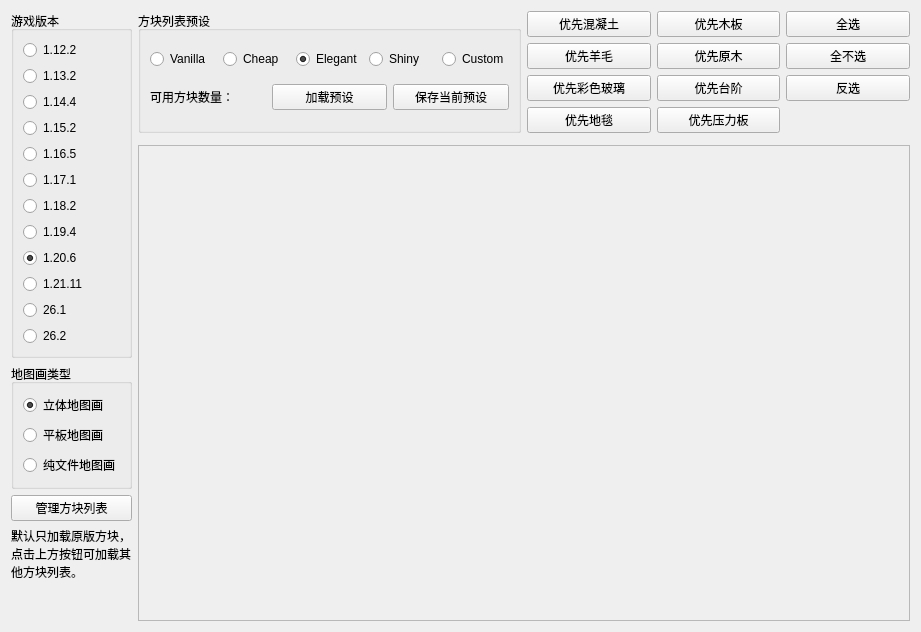
      <widget class="QWidget" name="tab">
       <attribute name="title">
        <string>地图画配置</string>
       </attribute>
       <layout class="QGridLayout" name="gridLayout_2" columnstretch="1,0,10,10">
        <item row="0" column="2">
         <widget class="QGroupBox" name="groupBox_3">
          <property name="title">
           <string>方块列表预设</string>
          </property>
          <layout class="QGridLayout" name="gridLayout_5">
           <item row="1" column="0">
            <widget class="QLabel" name="lb_avaliable_colors">
             <property name="text">
              <string>可用方块数量：</string>
             </property>
            </widget>
           </item>
           <item row="1" column="2">
            <widget class="QPushButton" name="pb_save_preset">
             <property name="text">
              <string>保存当前预设</string>
             </property>
            </widget>
           </item>
           <item row="1" column="1">
            <widget class="QPushButton" name="pb_load_preset">
             <property name="text">
              <string>加载预设</string>
             </property>
            </widget>
           </item>
           <item row="0" column="0" colspan="3">
            <layout class="QHBoxLayout" name="horizontalLayout">
             <property name="topMargin">
              <number>0</number>
             </property>
             <item>
              <widget class="QRadioButton" name="rb_preset_vanilla">
               <property name="text">
                <string notr="true">Vanilla</string>
               </property>
              </widget>
             </item>
             <item>
              <widget class="QRadioButton" name="rb_preset_cheap">
               <property name="text">
                <string notr="true">Cheap</string>
               </property>
              </widget>
             </item>
             <item>
              <widget class="QRadioButton" name="rb_preset_elegant">
               <property name="text">
                <string notr="true">Elegant</string>
               </property>
               <property name="checked">
                <bool>true</bool>
               </property>
              </widget>
             </item>
             <item>
              <widget class="QRadioButton" name="rb_preset_shiny">
               <property name="text">
                <string notr="true">Shiny</string>
               </property>
              </widget>
             </item>
             <item>
              <widget class="QRadioButton" name="rb_preset_custom">
               <property name="text">
                <string notr="true">Custom</string>
               </property>
              </widget>
             </item>
            </layout>
           </item>
          </layout>
         </widget>
        </item>
        <item row="0" column="0" rowspan="3">
         <layout class="QVBoxLayout" name="verticalLayout">
          <property name="leftMargin">
           <number>0</number>
          </property>
          <property name="topMargin">
           <number>0</number>
          </property>
          <property name="rightMargin">
           <number>0</number>
          </property>
          <property name="bottomMargin">
           <number>0</number>
          </property>
          <item>
           <widget class="QGroupBox" name="groupBox">
            <property name="title">
             <string>游戏版本</string>
            </property>
            <layout class="QGridLayout" name="gridLayout_3">
             <item row="11" column="0">
              <widget class="QRadioButton" name="rb_ver26_1">
               <property name="text">
                <string notr="true">26.1</string>
               </property>
              </widget>
             </item>
             <item row="10" column="0">
              <widget class="QRadioButton" name="rb_ver21">
               <property name="text">
                <string notr="true">1.21.11</string>
               </property>
              </widget>
             </item>
             <item row="7" column="0">
              <widget class="QRadioButton" name="rb_ver18">
               <property name="text">
                <string notr="true">1.18.2</string>
               </property>
              </widget>
             </item>
             <item row="6" column="0">
              <widget class="QRadioButton" name="rb_ver17">
               <property name="text">
                <string notr="true">1.17.1</string>
               </property>
              </widget>
             </item>
             <item row="3" column="0">
              <widget class="QRadioButton" name="rb_ver14">
               <property name="text">
                <string notr="true">1.14.4</string>
               </property>
              </widget>
             </item>
             <item row="4" column="0">
              <widget class="QRadioButton" name="rb_ver15">
               <property name="text">
                <string notr="true">1.15.2</string>
               </property>
              </widget>
             </item>
             <item row="5" column="0">
              <widget class="QRadioButton" name="rb_ver16">
               <property name="text">
                <string notr="true">1.16.5</string>
               </property>
              </widget>
             </item>
             <item row="0" column="0">
              <widget class="QRadioButton" name="rb_ver12">
               <property name="text">
                <string notr="true">1.12.2</string>
               </property>
              </widget>
             </item>
             <item row="8" column="0">
              <widget class="QRadioButton" name="rb_ver19">
               <property name="text">
                <string notr="true">1.19.4</string>
               </property>
               <property name="checked">
                <bool>false</bool>
               </property>
              </widget>
             </item>
             <item row="9" column="0">
              <widget class="QRadioButton" name="rb_ver20">
               <property name="enabled">
                <bool>true</bool>
               </property>
               <property name="text">
                <string notr="true">1.20.6</string>
               </property>
               <property name="checked">
                <bool>true</bool>
               </property>
              </widget>
             </item>
             <item row="2" column="0">
              <widget class="QRadioButton" name="rb_ver13">
               <property name="text">
                <string notr="true">1.13.2</string>
               </property>
              </widget>
             </item>
             <item row="12" column="0">
              <widget class="QRadioButton" name="rb_ver26_2">
               <property name="text">
                <string notr="true">26.2</string>
               </property>
              </widget>
             </item>
            </layout>
           </widget>
          </item>
          <item>
           <widget class="QGroupBox" name="groupBox_2">
            <property name="title">
             <string>地图画类型</string>
            </property>
            <layout class="QGridLayout" name="gridLayout_4">
             <item row="0" column="0">
              <widget class="QRadioButton" name="rb_type_3d">
               <property name="text">
                <string>立体地图画</string>
               </property>
               <property name="checked">
                <bool>true</bool>
               </property>
              </widget>
             </item>
             <item row="1" column="0">
              <widget class="QRadioButton" name="rb_type_flat">
               <property name="text">
                <string>平板地图画</string>
               </property>
              </widget>
             </item>
             <item row="2" column="0">
              <widget class="QRadioButton" name="rb_type_fileonly">
               <property name="text">
                <string>纯文件地图画</string>
               </property>
              </widget>
             </item>
            </layout>
           </widget>
          </item>
          <item>
           <widget class="QPushButton" name="pb_manage_block_list">
            <property name="text">
             <string>管理方块列表</string>
            </property>
           </widget>
          </item>
          <item>
           <widget class="QLabel" name="label_5">
            <property name="sizePolicy">
             <sizepolicy hsizetype="Preferred" vsizetype="Preferred">
              <horstretch>0</horstretch>
              <verstretch>0</verstretch>
             </sizepolicy>
            </property>
            <property name="text">
             <string>默认只加载原版方块，点击上方按钮可加载其他方块列表。</string>
            </property>
            <property name="textFormat">
             <enum>Qt::TextFormat::AutoText</enum>
            </property>
            <property name="wordWrap">
             <bool>true</bool>
            </property>
           </widget>
          </item>
          <item>
           <spacer name="verticalSpacer_5">
            <property name="orientation">
             <enum>Qt::Orientation::Vertical</enum>
            </property>
            <property name="sizeHint" stdset="0">
             <size>
              <width>20</width>
              <height>40</height>
             </size>
            </property>
           </spacer>
          </item>
         </layout>
        </item>
        <item row="0" column="3">
         <layout class="QGridLayout" name="gridLayout_25">
          <property name="rightMargin">
           <number>0</number>
          </property>
          <item row="0" column="1">
           <widget class="QPushButton" name="pb_prefer_planks">
            <property name="text">
             <string>优先木板</string>
            </property>
           </widget>
          </item>
          <item row="0" column="3">
           <widget class="QPushButton" name="pb_select_all">
            <property name="text">
             <string>全选</string>
            </property>
           </widget>
          </item>
          <item row="2" column="0">
           <widget class="QPushButton" name="pb_prefer_glass">
            <property name="text">
             <string>优先彩色玻璃</string>
            </property>
           </widget>
          </item>
          <item row="1" column="1">
           <widget class="QPushButton" name="pb_prefer_logs">
            <property name="text">
             <string>优先原木</string>
            </property>
           </widget>
          </item>
          <item row="0" column="0">
           <widget class="QPushButton" name="pb_prefer_concrete">
            <property name="text">
             <string>优先混凝土</string>
            </property>
           </widget>
          </item>
          <item row="2" column="3">
           <widget class="QPushButton" name="pb_invselect">
            <property name="text">
             <string>反选</string>
            </property>
           </widget>
          </item>
          <item row="2" column="1">
           <widget class="QPushButton" name="pb_prefer_slabs">
            <property name="text">
             <string>优先台阶</string>
            </property>
           </widget>
          </item>
          <item row="1" column="0">
           <widget class="QPushButton" name="pb_prefer_wool">
            <property name="text">
             <string>优先羊毛</string>
            </property>
           </widget>
          </item>
          <item row="1" column="3">
           <widget class="QPushButton" name="pb_deselect_all">
            <property name="text">
             <string>全不选</string>
            </property>
           </widget>
          </item>
          <item row="3" column="0">
           <widget class="QPushButton" name="pb_prefer_carpets">
            <property name="text">
             <string>优先地毯</string>
            </property>
           </widget>
          </item>
          <item row="3" column="1">
           <widget class="QPushButton" name="pb_prefer_pressure_plates">
            <property name="text">
             <string>优先压力板</string>
            </property>
           </widget>
          </item>
         </layout>
        </item>
        <item row="2" column="2" colspan="2">
         <widget class="QScrollArea" name="sa_blocklist_widgets">
          <property name="widgetResizable">
           <bool>true</bool>
          </property>
          <widget class="BlockListManager" name="blm">
           <property name="geometry">
            <rect>
             <x>0</x>
             <y>0</y>
             <width>740</width>
             <height>614</height>
            </rect>
           </property>
           <layout class="QVBoxLayout" name="vlayout_sa_blocklist"/>
          </widget>
         </widget>
        </item>
       </layout>
      </widget>
